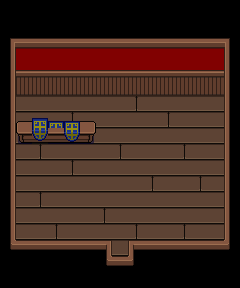

A 2D game scene composited from a Tiled map and its tileset images. What follows is a short description and the map's XML, with each tile layer's data collapsed to a summary:
An orthogonal 15x18 tile map with 16x16 px tiles, 3 tile layers (Base Layer, Ground Layer, Upper Layer), 3 tilesets and 4 objects (2x WorldObject, Entrance, Shop).

<map version="1.5" tiledversion="1.6.0" orientation="orthogonal" renderorder="right-down" width="15" height="18" tilewidth="16" tileheight="16" infinite="0" nextlayerid="10" nextobjectid="26">
 <properties>
  <property name="Building" type="bool" value="true" />
  <property name="MapType" value="Town" />
 </properties>
 <tileset firstgid="1" name="tsWallsFloors" tilewidth="16" tileheight="16" tilecount="286" columns="22">
  <image source="../Tilesets/tsWalls_Floors.png" trans="ffffff" width="352" height="209" />
  <tile id="9">
   <properties>
    <property name="Impassable" type="bool" value="true" />
   </properties>
  </tile>
  <tile id="10">
   <properties>
    <property name="Impassable" type="bool" value="true" />
   </properties>
  </tile>
  <tile id="22">
   <properties>
    <property name="Impassable" type="bool" value="true" />
   </properties>
  </tile>
  <tile id="24">
   <properties>
    <property name="Impassable" type="bool" value="true" />
   </properties>
  </tile>
  <tile id="25">
   <properties>
    <property name="Impassable" type="bool" value="true" />
   </properties>
  </tile>
  <tile id="27">
   <properties>
    <property name="Impassable" type="bool" value="true" />
   </properties>
  </tile>
  <tile id="28">
   <properties>
    <property name="Impassable" type="bool" value="true" />
   </properties>
  </tile>
  <tile id="29">
   <properties>
    <property name="Impassable" type="bool" value="true" />
   </properties>
  </tile>
  <tile id="30">
   <properties>
    <property name="Impassable" type="bool" value="true" />
   </properties>
  </tile>
  <tile id="31">
   <properties>
    <property name="Impassable" type="bool" value="true" />
   </properties>
  </tile>
  <tile id="33">
   <properties>
    <property name="Impassable" type="bool" value="true" />
   </properties>
  </tile>
  <tile id="44">
   <properties>
    <property name="Impassable" type="bool" value="true" />
   </properties>
  </tile>
  <tile id="46">
   <properties>
    <property name="Impassable" type="bool" value="true" />
   </properties>
  </tile>
  <tile id="47">
   <properties>
    <property name="Impassable" type="bool" value="true" />
   </properties>
  </tile>
  <tile id="49">
   <properties>
    <property name="Impassable" type="bool" value="true" />
   </properties>
  </tile>
  <tile id="50">
   <properties>
    <property name="Impassable" type="bool" value="true" />
   </properties>
  </tile>
  <tile id="52">
   <properties>
    <property name="Impassable" type="bool" value="true" />
   </properties>
  </tile>
  <tile id="53">
   <properties>
    <property name="Impassable" type="bool" value="true" />
   </properties>
  </tile>
  <tile id="55">
   <properties>
    <property name="Impassable" type="bool" value="true" />
   </properties>
  </tile>
  <tile id="66">
   <properties>
    <property name="Impassable" type="bool" value="true" />
   </properties>
  </tile>
  <tile id="68">
   <properties>
    <property name="Impassable" type="bool" value="true" />
   </properties>
  </tile>
  <tile id="69">
   <properties>
    <property name="Impassable" type="bool" value="true" />
   </properties>
  </tile>
  <tile id="71">
   <properties>
    <property name="Impassable" type="bool" value="true" />
   </properties>
  </tile>
  <tile id="72">
   <properties>
    <property name="Impassable" type="bool" value="true" />
   </properties>
  </tile>
  <tile id="73">
   <properties>
    <property name="Impassable" type="bool" value="true" />
   </properties>
  </tile>
  <tile id="74">
   <properties>
    <property name="Impassable" type="bool" value="true" />
   </properties>
  </tile>
  <tile id="75">
   <properties>
    <property name="Impassable" type="bool" value="true" />
   </properties>
  </tile>
  <tile id="77">
   <properties>
    <property name="Impassable" type="bool" value="true" />
   </properties>
  </tile>
  <tile id="88">
   <properties>
    <property name="Impassable" type="bool" value="true" />
   </properties>
  </tile>
  <tile id="89">
   <properties>
    <property name="Impassable" type="bool" value="true" />
   </properties>
  </tile>
  <tile id="90">
   <properties>
    <property name="Impassable" type="bool" value="true" />
   </properties>
  </tile>
  <tile id="91">
   <properties>
    <property name="Impassable" type="bool" value="true" />
   </properties>
  </tile>
  <tile id="92">
   <properties>
    <property name="Impassable" type="bool" value="true" />
   </properties>
  </tile>
  <tile id="93">
   <properties>
    <property name="Impassable" type="bool" value="true" />
   </properties>
  </tile>
  <tile id="94">
   <properties>
    <property name="Impassable" type="bool" value="true" />
   </properties>
  </tile>
  <tile id="95">
   <properties>
    <property name="Impassable" type="bool" value="true" />
   </properties>
  </tile>
  <tile id="96">
   <properties>
    <property name="Impassable" type="bool" value="true" />
   </properties>
  </tile>
  <tile id="97">
   <properties>
    <property name="Impassable" type="bool" value="true" />
   </properties>
  </tile>
  <tile id="98">
   <properties>
    <property name="Impassable" type="bool" value="true" />
   </properties>
  </tile>
  <tile id="99">
   <properties>
    <property name="Impassable" type="bool" value="true" />
   </properties>
  </tile>
  <tile id="121">
   <properties>
    <property name="Impassable" type="bool" value="true" />
   </properties>
  </tile>
  <tile id="128">
   <properties>
    <property name="Impassable" type="bool" value="true" />
   </properties>
  </tile>
  <tile id="140">
   <properties>
    <property name="Impassable" type="bool" value="true" />
   </properties>
  </tile>
  <tile id="143">
   <properties>
    <property name="Impassable" type="bool" value="true" />
   </properties>
  </tile>
  <tile id="152">
   <properties>
    <property name="Impassable" type="bool" value="true" />
   </properties>
  </tile>
  <tile id="153">
   <properties>
    <property name="Impassable" type="bool" value="true" />
   </properties>
  </tile>
  <tile id="160">
   <properties>
    <property name="Impassable" type="bool" value="true" />
   </properties>
  </tile>
  <tile id="161">
   <properties>
    <property name="Impassable" type="bool" value="true" />
   </properties>
  </tile>
  <tile id="163">
   <properties>
    <property name="Impassable" type="bool" value="true" />
   </properties>
  </tile>
  <tile id="164">
   <properties>
    <property name="Impassable" type="bool" value="true" />
   </properties>
  </tile>
  <tile id="165">
   <properties>
    <property name="Impassable" type="bool" value="true" />
   </properties>
  </tile>
  <tile id="185">
   <properties>
    <property name="Impassable" type="bool" value="true" />
   </properties>
  </tile>
  <tile id="186">
   <properties>
    <property name="Impassable" type="bool" value="true" />
   </properties>
  </tile>
 </tileset>
 <tileset firstgid="287" source="../Tilesets/tsFurniture.tsx" />
 <tileset firstgid="587" source="../Tilesets/tilesetHouses.tsx" />
 <layer id="6" name="Base Layer" width="15" height="18">
  <data>[270 cells, 270 non-empty, 8 distinct tile ids]</data>
 </layer>
 <layer id="7" name="Ground Layer" width="15" height="18">
  <data>[270 cells, 87 non-empty, 16 distinct tile ids]</data>
 </layer>
 <layer id="8" name="Upper Layer" width="15" height="18">
  <data>[270 cells, 18 non-empty, 7 distinct tile ids]</data>
 </layer>
 <objectgroup id="4" name="Travel Layer">
  <object id="1" name="Entrance" x="112" y="268" width="16" height="4">
   <properties>
    <property name="EntranceDir" value="Up" />
    <property name="Map" value="mapTown" />
   </properties>
  </object>
 </objectgroup>
 <objectgroup id="9" name="MapObject">
  <!-- 2 objects omitted --></objectgroup>
 <objectgroup id="5" name="Character Layer">
  <!-- 1 objects omitted --></objectgroup>
</map>
<!-- 3 of 4 objects omitted -->
